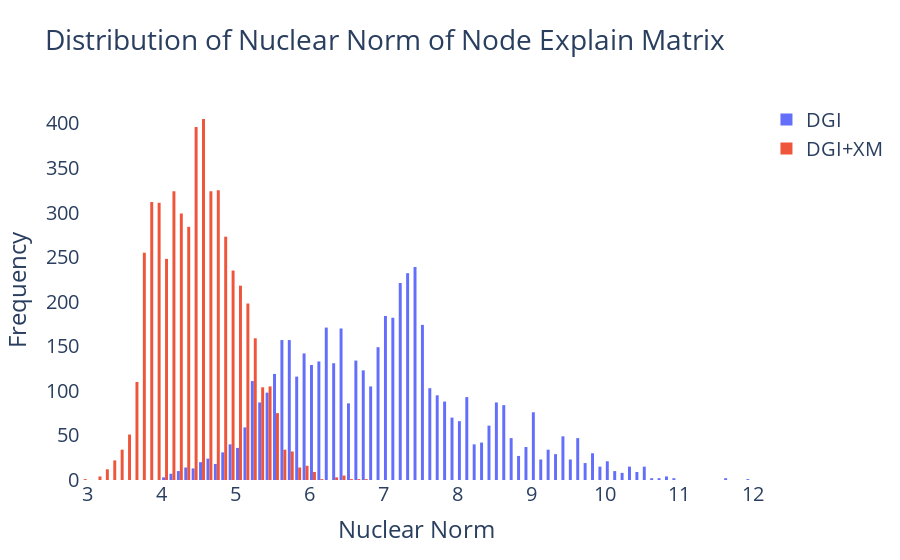

Write notebook code for a chart like this one.
### Code cell
fig = go.Figure()

fig.add_trace(go.Histogram(x = norm_og, 
                           name = 'DGI'))
fig.add_trace(go.Histogram(x = norm_plus, 
                           name = 'DGI+XM'))


fig.update_layout(title_text = 'Distribution of Nuclear Norm of Node Explain Matrix', 
                  xaxis_title_text = 'Nuclear Norm', 
                  yaxis_title_text = 'Frequency', 
                  paper_bgcolor = 'white', 
                  plot_bgcolor = 'white', 
                  font = dict(size = 20))
fig.show()

### Figure 1 — Plotly figure (JSON) as saved in the notebook; plotly's stock layout.template omitted (floating-point values rounded to 4 significant figures; data arrays with more than 128 entries replaced by an {"elided": "..."} marker saying what was removed)
{"data": [{"name": "DGI", "type": "histogram", "x": {"elided": "5201 float values"}}, {"name": "DGI+XM", "type": "histogram", "x": {"elided": "5201 float values"}}], "layout": {"font": {"size": 20}, "paper_bgcolor": "white", "plot_bgcolor": "white", "title": {"text": "Distribution of Nuclear Norm of Node Explain Matrix"}, "xaxis": {"title": {"text": "Nuclear Norm"}}, "yaxis": {"title": {"text": "Frequency"}}}}
